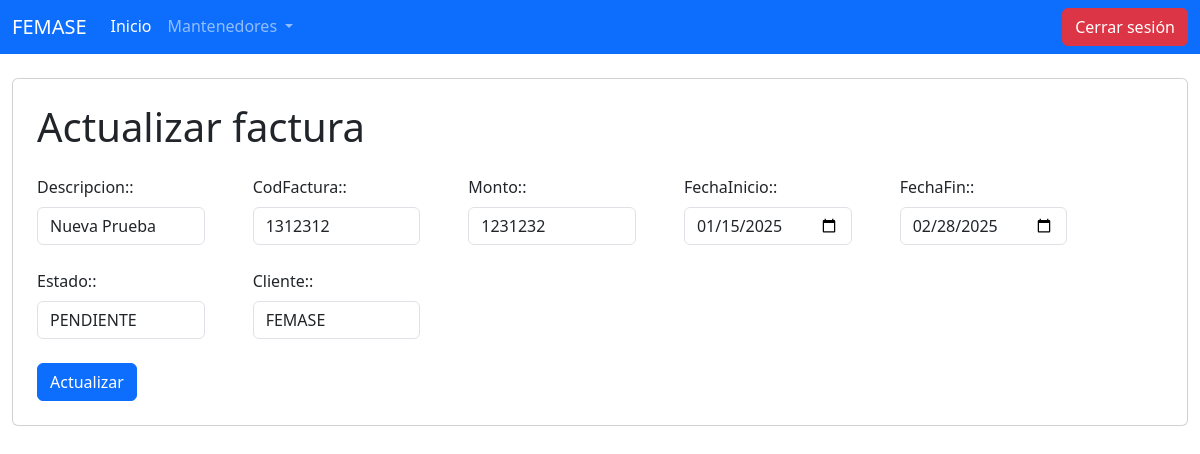
Page /facturas/9/actualizar (signed in) on the committed database.
### mantenedorClientes/models.py (models this page shows)
class Factura(models.Model):
    descripcion = models.CharField(max_length=60)
    codFactura = models.IntegerField()
    monto = models.IntegerField()
    fechaInicio = models.DateField()
    fechaFin = models.DateField()
    estado = models.CharField(max_length=20, choices=estados)
    cliente = models.ForeignKey(Cliente, on_delete=models.CASCADE)

### mantenedorClientes/views.py (the view)
# urls.py: path("facturas/<int:factura_id>/actualizar", views.actualizarFactura, name='actualizarFactura'),
@login_required(login_url="/")
def actualizarFactura(request, factura_id):
    if request.method == 'GET':
        factura = get_object_or_404(Factura, pk=factura_id)
        form = AddFacturaForm(instance=factura)
        return render(request, 'adminTemp/actualizarFactura.html', { 'factura': factura, 'form': form })
    else:
        factura = get_object_or_404(Factura, pk=factura_id)
        form = AddFacturaForm(request.POST, instance=factura)
        form.save()
        return redirect('facturas')

### mantenedorClientes/forms.py
class AddFacturaForm(forms.ModelForm):
    class Meta:
        model = Factura
        fields = '__all__'
        widgets = {
            'fechaInicio': forms.DateInput(
            format=('%Y-%m-%d'),
            attrs={'class': 'form-control',
                'placeholder': 'Select a date',
                'type': 'date'
                }),
            'fechaFin': forms.DateInput(
            format=('%Y-%m-%d'),
            attrs={'class': 'form-control',
                'placeholder': 'Select a date',
                'type': 'date'
                })
        }
    def __init__(self, *args, **kwargs):
        super(AddFacturaForm, self).__init__(*args, **kwargs)
        for field_name, field in self.fields.items():
            field.widget.attrs['class'] = 'form-control mt-2'
            field.widget.attrs['autocomplete'] = 'off'

### mantenedorClientes/models.py (called while the page is built)
    def __str__(self):
        return self.nombreCliente

### mantenedorClientes/templates/adminTemp/actualizarFactura.html (shortened to what this page needs)
{% extends '../base.html' %}  {% block content %}
<div class="container-fluid my-4">
  <div class="card p-4">
    <div class="display-6">Actualizar factura</div>
    <form method="post">
      <div class="row gap-4 mt-4">
        {% for field in form %}
          <div class="col-2">
              {{ field.label_tag }}: {{ field }}
          </div>
          {% endfor %}
      </div>
        <button class="btn btn-primary mt-4">Actualizar</button>
    </form>
  </div>
</div>
{% endblock %}

### rows in the picture
Factura: form "Nueva Prueba" "1312312" "1231232" "01/15/2025" "02/28/2025" "PENDIENTE" "FEMASE"

### other values in the picture
{{ field.label_tag }} "Descripcion:" "CodFactura:" "Monto:" "FechaInicio:" "FechaFin:" "Estado:" "Cliente:"
